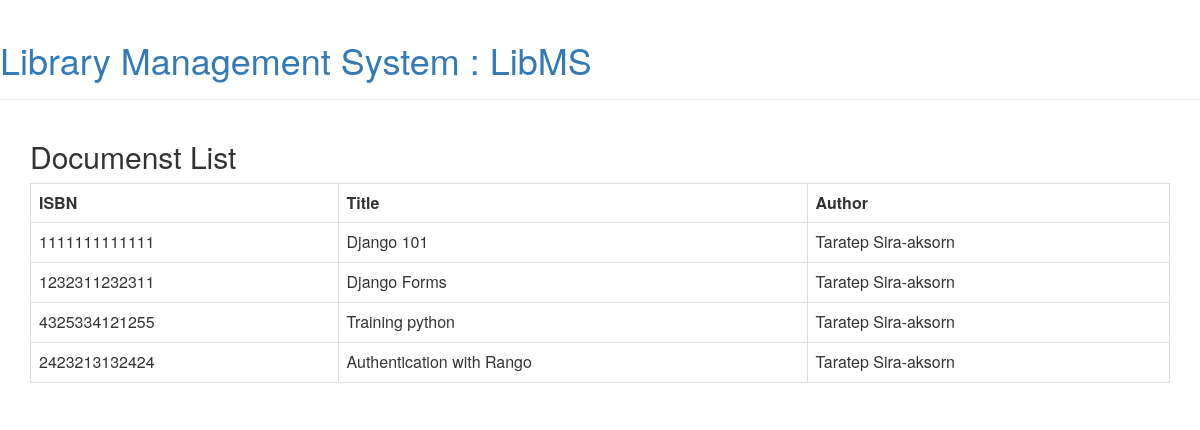
The page / on the database its author committed.
### docmanager/models.py (models this page shows)
class Document(models.Model):
    TYPE_CHOICE = [(0, "Book"), (1, "Thesis")]
    author = models.ForeignKey(Author, null=False)
    ISBN = models.CharField(max_length=13, null=False)
    title = models.CharField(max_length=100, null=False)
    description = models.CharField(max_length=256, null=True, blank=True)
    doc_type = models.IntegerField(choices=TYPE_CHOICE, null=False)
    release_date = models.DateField(null=True, blank=True)
    class Meta:
        unique_together = ('ISBN', )

class Author(models.Model):
    firstname = models.CharField(max_length=30)
    lastname = models.CharField(max_length=30)
    def __str__(self):
        return "{} {}".format(self.firstname, self.lastname)

### docmanager/views.py (the view)
# urls.py: url(r'^$', DocumentListView.as_view()),
class DocumentListView(ListView):
    model = Document
    context_object_name = "documents"
    template_name = 'doc_list.html'

### docmanager/templates/doc_list.html (shortened to what this page needs)
{% extends 'base.html' %}
{% block content %}
<h2>Documenst List</h2>
<table class="table table-bordered">
    <tr>
        <th>ISBN</th>
        <th>Title</th>
        <th>Author</th>
    </tr>
    {% for doc in documents %}
    <tr>
        <td>{{ doc.ISBN }}</td>
        <td>{{ doc.title }}</td>
        <td>{{ doc.author }}</td>
    </tr>
{% endfor %}
</table>
{% endblock %}

### docmanager/templates/base.html (shortened to what this page needs)
{% load staticfiles %}
<html>
    <head>
        <link rel="stylesheet" href="//maxcdn.bootstrapcdn.com/bootstrap/3.2.0/css/bootstrap.min.css">
    </head>
    <body>
        <div class="page-header">
            <h1><a href="/"> Library Management System : LibMS </a></h1>
        </div>
        <div class="content container">
        {% block content %}
        {% endblock %}
        </div>
    </body>
</html>

### rows shown on the page
Document: ISBN "1111111111111", title "Django 101", author "Taratep Sira-aksorn"
Document: ISBN "1232311232311", title "Django Forms", author "Taratep Sira-aksorn"
Document: ISBN "4325334121255", title "Training python", author "Taratep Sira-aksorn"
Document: ISBN "2423213132424", title "Authentication with Rango", author "Taratep Sira-aksorn"
